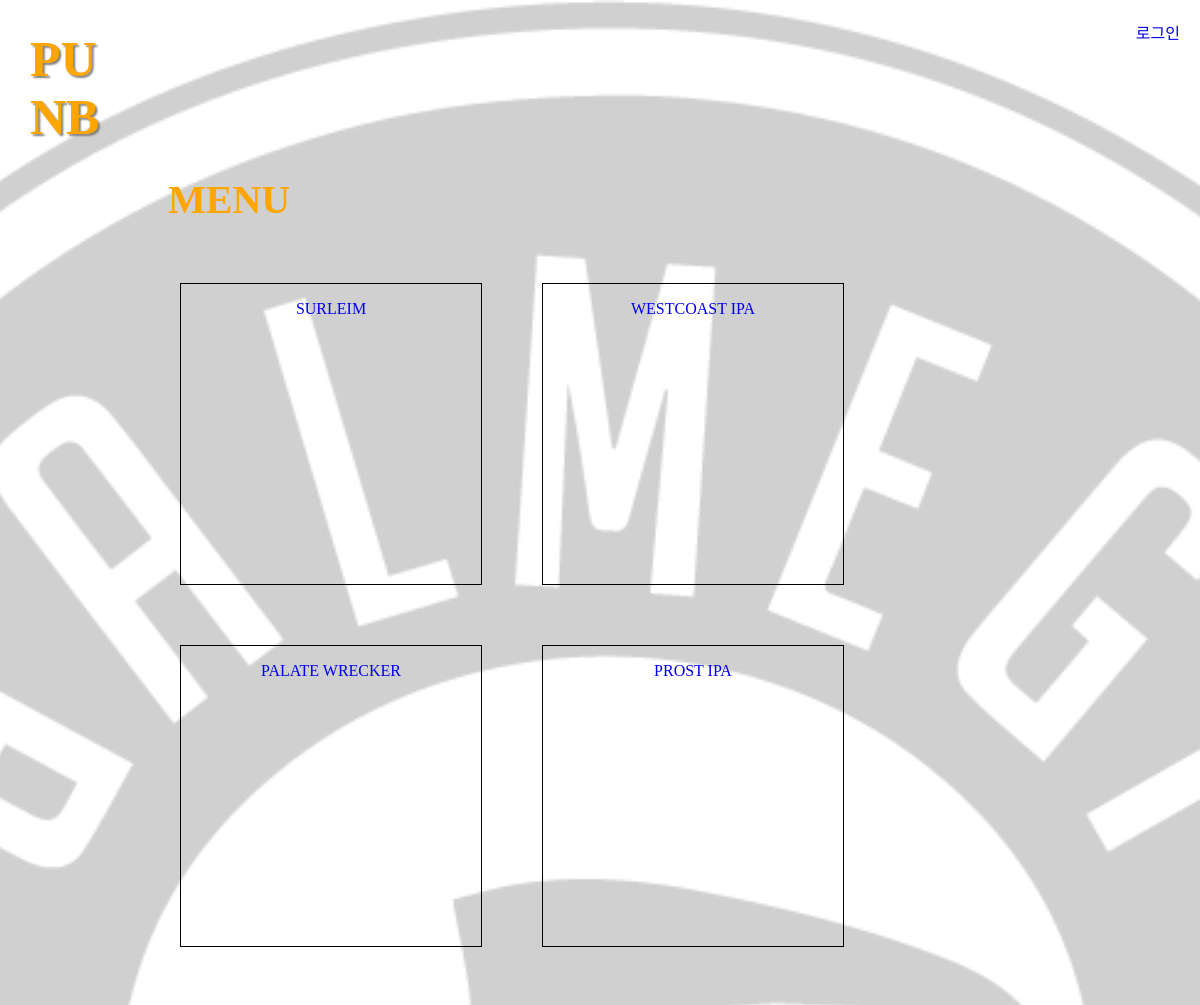
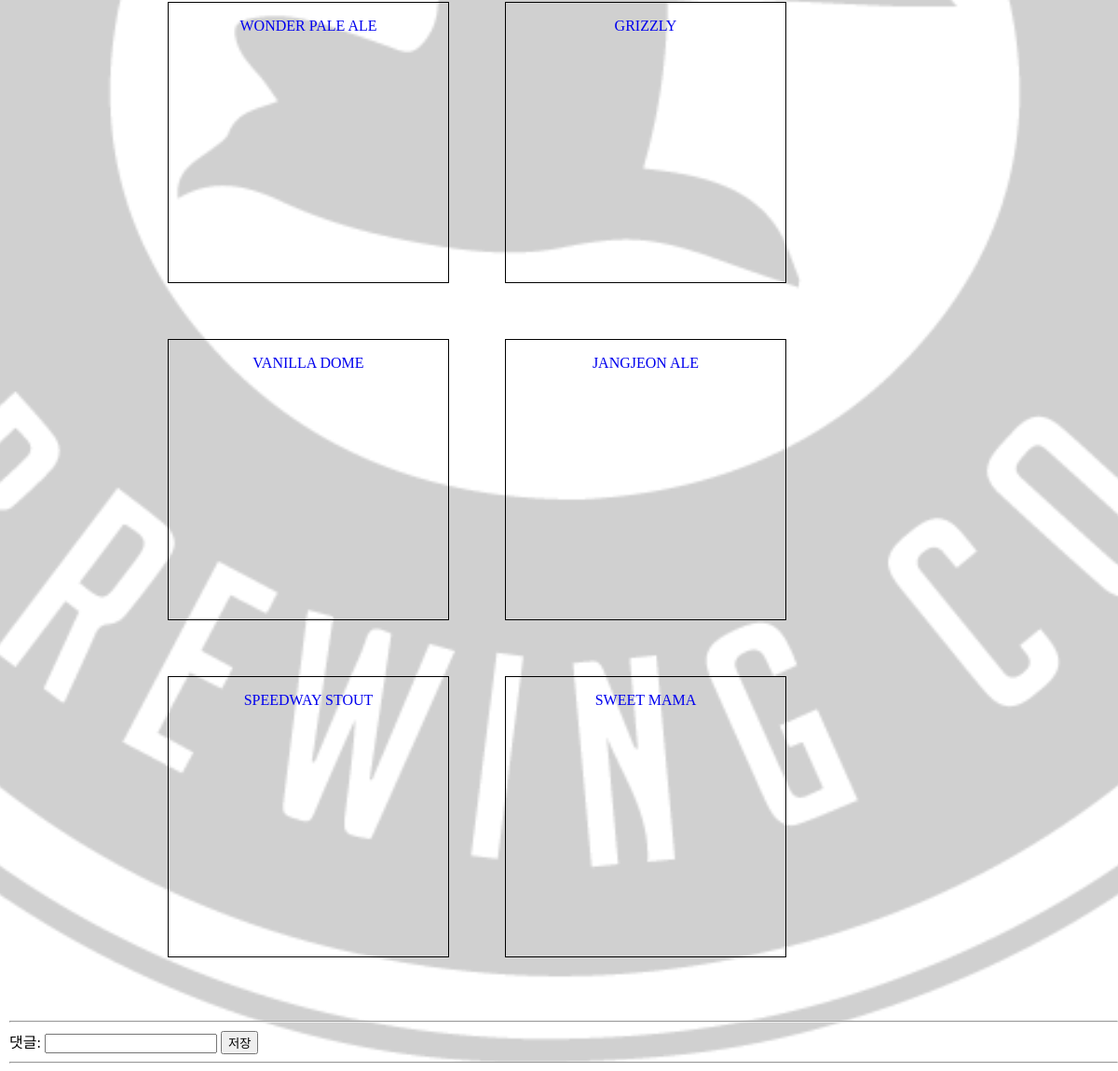
Screenshot of /pub/2 with the database file from the repository (2 pictures, top to bottom).
### first/models.py (models this page shows, shortened)
class Menulist(models.Model):
    Publist = models.ForeignKey(Publist, on_delete=models.CASCADE)
    body = models.CharField('메뉴',max_length=50)

### first/views.py (the view)
# urls.py: path('pub/<int:mypub_id>', pub, name="pub"),
def pub(request, mypub_id):
    mypub = get_object_or_404(Publist,pk=mypub_id)
    menu = Menulist.objects.filter(Publist=mypub)
    mycom_form = CommentForm()
    myrecom_form = ReCommentForm()
    context = {'comment_form':mycom_form,'mypub':mypub,'menu':menu,'recomment_form':myrecom_form}
    return render(request, 'pub.html', context)

### first/forms.py
class CommentForm(forms.ModelForm):
    class Meta:
        model = Comment
        fields = ('body','post')

class ReCommentForm(forms.ModelForm):
    class Meta:
        model = ReComment
        fields = ('body','comment')

### first/templates/pub.html (shortened to what this page needs)
{% load static %}
<!DOCTYPE html>
<html lang="en">
<head>
    <link rel="stylesheet" type="text/css" href="{% static 'css/pub.css' %}">
</head>
<body>
    <div class = "container">
        <div class="top">
        <div class="login">
            {%if user.is_authenticated%}
                {{user.username}}님이 접속하셨습니다.
                <a href="{%url 'logout' %}">로그아웃</a>
            {%else%}
            <a href="{%url 'login'%}">로그인</a>
            {%endif%}
            </div>
            <a href=" {%url 'index'%}">
                <h3> PU <br> NB </h3>
           </a>
           <h3 class="menu">MENU</h3>
        </div>
        <div class="list-box">
        {% for mymenu in mypub.menulist_set.all %}
        <a href="{% url 'beer' mymenu.id %}">
            <div class="menu_list">
                <p>{{mymenu.body}}</p>
            </div>
        </a>
        {% endfor %}
        </div>
        <div class = "comment">
            <hr>
            <form method="post" action="{% url 'create_comment' mypub.id %}">
                {%for i in comment_form%}
                        {%if i.label != 'Post' %}
                        댓글: {{i}}
                        {%endif%}
                {%endfor%}
                <button type="submit">저장</button>
            </form>
            <hr>
        </div>
    </div>
</body>
</html>

### first/static/css/pub.css (style rules this page uses)
body { padding: 0; margin: 0; }
.top>a>h3 { display: inline-block; padding:30px; color: orange; font-size: 50px; text-shadow: 2px 2px 2px grey; margin-bottom: 0; margin-top: 0; }
.menu { color:orange; font-size: 40px; margin:0; margin-left:14%; }
.login { float:right; margin-top: 20px; margin-right: 20px; }
.container { margin: 0; padding:0; max-width: 1980px; background-image: url("../images/galmegi.png"); background-repeat: no-repeat; background-size: cover; background-position:center; }
a { text-decoration: none; }
.list-box { width: 80vw; padding:30px; display:flex; margin-left:10%; flex-direction: row; flex-wrap: wrap; }
.menu_list { width: 300px; height: 300px; display: inline-block; border: 1px solid black; margin-top:10px; margin:30px; text-align: center; }
.comment { padding-left: 10px; }

### rows the page displays
Menulist: body "SURLEIM"
Menulist: body "WESTCOAST IPA"
Menulist: body "PALATE WRECKER"
Menulist: body "PROST IPA"
Menulist: body "WONDER PALE ALE"
Menulist: body "GRIZZLY"
Menulist: body "VANILLA DOME"
Menulist: body "JANGJEON ALE"
Menulist: body "SPEEDWAY STOUT"
Menulist: body "SWEET MAMA"
